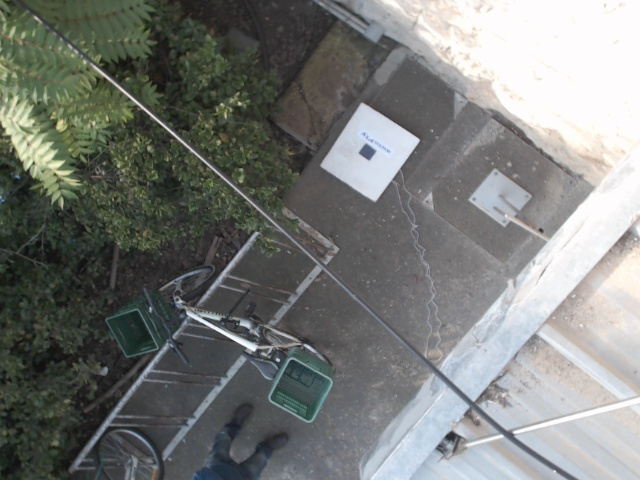
#> input picture scripts/20151181442_0003465.jpg, 640 x 480 px, found by its file name
$ python superPixels.py
#> lines starting #> are read from the running program, lines starting #| are printed output that depends on the picture
# -*- coding: utf-8 -*-
"""
Created on Sun Dec 27 15:10:48 2015

@author: borgr
"""

# import the necessary packages
from skimage.segmentation import slic
from skimage.segmentation import mark_boundaries
from skimage.util import img_as_float
from skimage import io
import matplotlib.pyplot as plt

TRAIN_IMAGE = r'C:\Users\borgr\Google Drive\autofly-510\database\yes\yes5\20151181442_0003465.jpg'
TRAIN_CENTER = [153,368]
#TRAIN_IMAGE = r'C:\Users\borgr\Google Drive\autofly-510\database\yes\part2\2015118152_0000018.jpg'
# load the image and convert it to a floating point data type
image = img_as_float(io.imread(TRAIN_IMAGE))


def in_bounds(pixel, img):
    """
    checks if a pixel(x,y) is in bounds of an img(ndarray)
    """
    if (pixel[0] < 0 or pixel[1] < 0 or
       pixel[0] >= img.shape[0] or pixel[1] >= img.shape[1]):
        return False
    return True


def find_neighbors(pixel_place, img, super_img):
    """finds and returns the list of neighbor pixels
    ARGS:
    pixel_place - (x,y) of a pixel to get neighbors of
    img - image
    super_img - ndarray with clasification to super_pixels
    """
    super_num = super_img[pixel_place[0], pixel_place[1]]
    to_check = [tuple(pixel_place)]
    super_pixel_nums = set([super_num])
    pixels = [tuple(pixel_place)]  # list of pixels to return
    checked = set()
    # look for all pixels in neighbor superpixels
    while to_check:
        current = to_check.pop()
        checked.add(tuple(current))
        neighbbors = [(current[0]+1,current[1]),(current[0]+1,current[1]+1),(current[0]+1,current[1]-1),(current[0]-1,current[1]),(current[0]-1,current[1]+1),(current[0]-1,current[1]-1),(current[0],current[1]-1),(current[0],current[1]+1)]
        for neighbor in neighbbors:
            # do not check twice and make sanity check
            if (neighbor not in checked) and (in_bounds(neighbor, super_img)):
#                for current in pixels:
#                    if super_img[current[0],current[1]] not in [100, 101, 102, 114, 115, 87]:
#                            print("error"+str(current))
#                            raise
                # if you are a neighbor of a pixel in the original super pixel
                # you are a neighbor for sure
                if super_img[current[0], current[1]] == super_num:
                    pixels.append(neighbor)
                    to_check.append(neighbor)
                    # if you are out of the original superpixel
                    # then all of this superpixel  should be added
                    if super_img[neighbor[0], neighbor[1]] not in super_pixel_nums:
                        if super_img[current[0], current[1]] != 42 or len (super_pixel_nums)>2:
                            pass
                        super_pixel_nums.add(
                                        super_img[neighbor[0], neighbor[1]])
                else:
                    if super_img[current[0], current[1]] == super_img[neighbor[0], neighbor[1]]:
                        pixels.append(neighbor)
                        to_check.append(neighbor)
#    for current in pixels:
#        if super_img[current[0],current[1]] not in [100, 101, 102, 114, 115, 87]:
#                print("error"+str(current))
    return pixels


# loop over the number of segments
for numSegments in [200]:
    # apply SLIC and extract (approximately) the supplied number
    # of segments
    segments = slic(image, n_segments = numSegments, sigma = 5)
    neighbors = find_neighbors(TRAIN_CENTER, image, segments)
    for neighbor in neighbors:
#        if segments[neighbor[0],neighbor[1]] == segments[TRAIN_CENTER[0],TRAIN_CENTER[1]]:
            image[neighbor[0],neighbor[1]] = 0
    # show the output of SLIC
    fig = plt.figure("Superpixels -- %d segments" % (numSegments))
    ax = fig.add_subplot(1, 1, 1)
    ax.imshow(mark_boundaries(image, segments))
    plt.axis("off")
#> this loop made 1 pass
#> super_num in find_neighbors on pass 1: 58
#> pass 1, `segments = slic(image, n_segments = numSegments, sigma = 5)`:
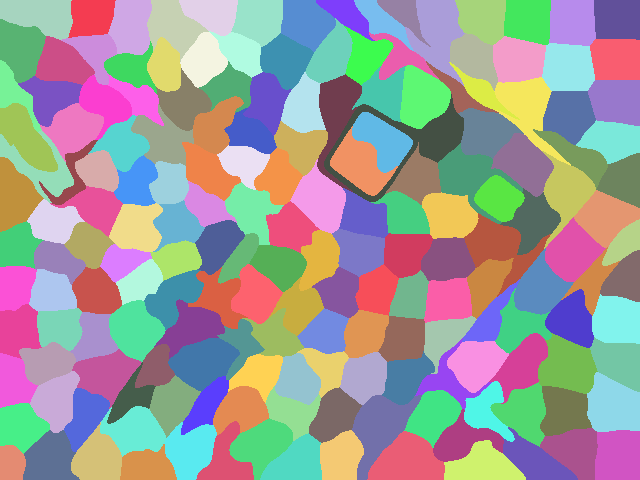
#> segments: shape (480, 640) int64; 179 distinct labels, from 1 to 179; one colour per label, 0 black
#> after the loop:
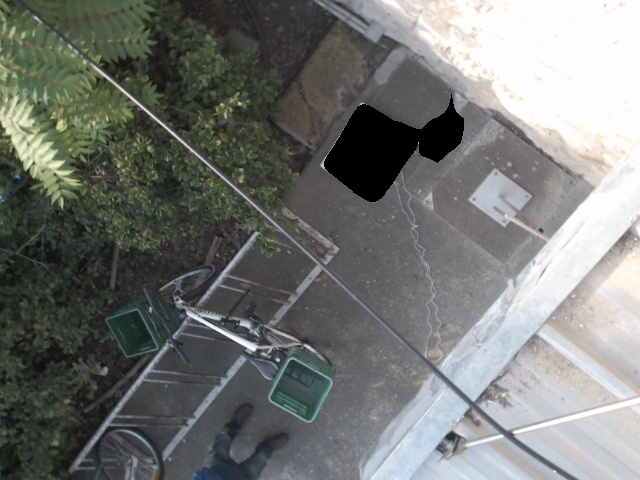
#> image: shape (480, 640, 3) float64; mean R, G, B 0.455, 0.465, 0.452

# show the plots
plt.show()
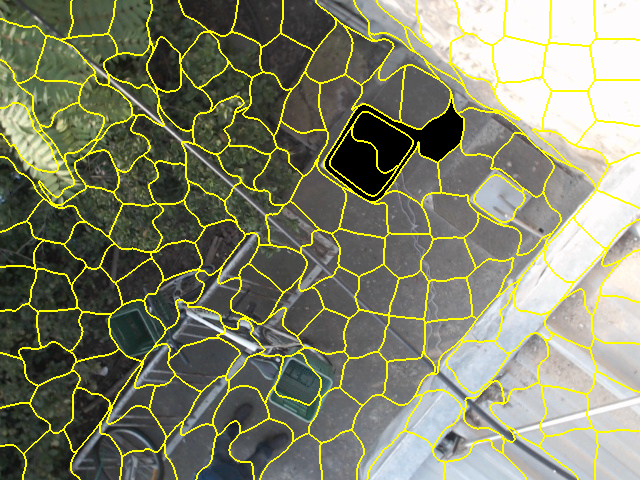
#> shown: shape (480, 640, 3) float64; mean R, G, B 0.506, 0.515, 0.413
#print(find_neighbors((479,400), image, segments))
